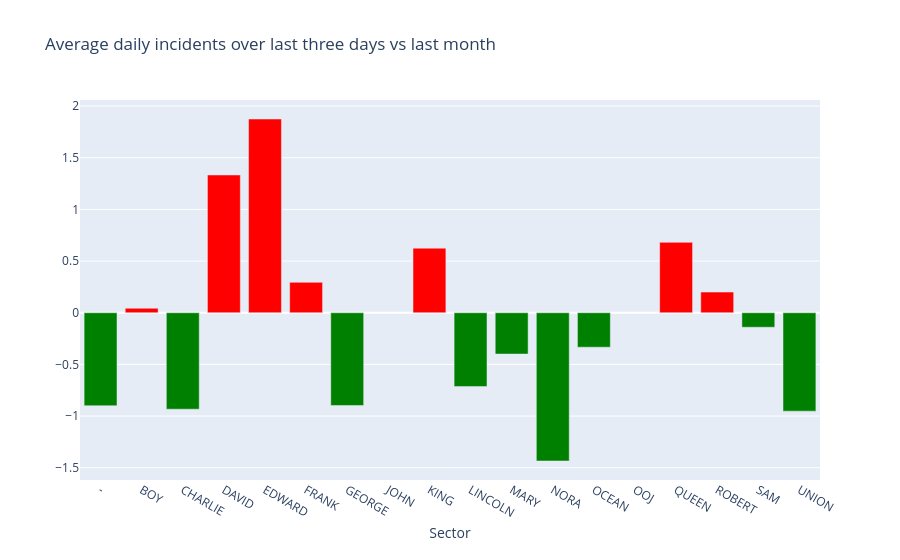

The code cell stored with this chart in its notebook:
### Code cell
data2 = [
    go.Bar(
        x=df_trend.index.tolist(), 
        y=df_trend['trend'],
        marker={
            'color':['red' if x>0 else 'green' for x in  df_trend['trend']]
        }
    )
]

# specify the layout of our figure
layout = dict(title = "Average daily incidents over last three days vs last month",
              xaxis= dict(title= 'Sector',ticklen= 5,zeroline= False))

# create and show our figure
fig = dict(data = data2, layout = layout)
iplot(fig)

### Figure 1 — Plotly figure (JSON) as saved in the notebook; plotly's stock layout.template omitted (floating-point values rounded to 4 significant figures)
{"data": [{"marker": {"color": ["green", "red", "green", "red", "red", "red", "green", "green", "red", "green", "green", "green", "green", "green", "red", "red", "green", "green"]}, "type": "bar", "x": ["-", "BOY", "CHARLIE", "DAVID", "EDWARD", "FRANK", "GEORGE", "JOHN", "KING", "LINCOLN", "MARY", "NORA", "OCEAN", "OOJ", "QUEEN", "ROBERT", "SAM", "UNION"], "y": [-0.9, 0.04348, -0.9333, 1.333, 1.875, 0.2941, -0.8974, null, 0.625, -0.7143, -0.4, -1.435, -0.3333, null, 0.6812, 0.2, -0.1404, -0.9524]}], "layout": {"title": {"text": "Average daily incidents over last three days vs last month"}, "xaxis": {"ticklen": 5, "title": {"text": "Sector"}, "zeroline": false}}}
